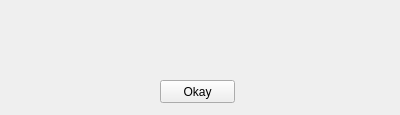
<?xml version="1.0" encoding="UTF-8"?>
<ui version="4.0">
 <class>responseWindow</class>
 <widget class="QWidget" name="responseWindow">
  <property name="geometry">
   <rect>
    <x>0</x>
    <y>0</y>
    <width>400</width>
    <height>115</height>
   </rect>
  </property>
  <property name="minimumSize">
   <size>
    <width>400</width>
    <height>115</height>
   </size>
  </property>
  <property name="maximumSize">
   <size>
    <width>400</width>
    <height>115</height>
   </size>
  </property>
  <property name="windowTitle">
   <string>Form</string>
  </property>
  <widget class="QPushButton" name="okay">
   <property name="geometry">
    <rect>
     <x>160</x>
     <y>80</y>
     <width>75</width>
     <height>23</height>
    </rect>
   </property>
   <property name="text">
    <string>Okay</string>
   </property>
  </widget>
  <widget class="QLabel" name="label">
   <property name="geometry">
    <rect>
     <x>50</x>
     <y>20</y>
     <width>291</width>
     <height>41</height>
    </rect>
   </property>
   <property name="text">
    <string/>
   </property>
  </widget>
 </widget>
 <resources/>
 <connections/>
</ui>
